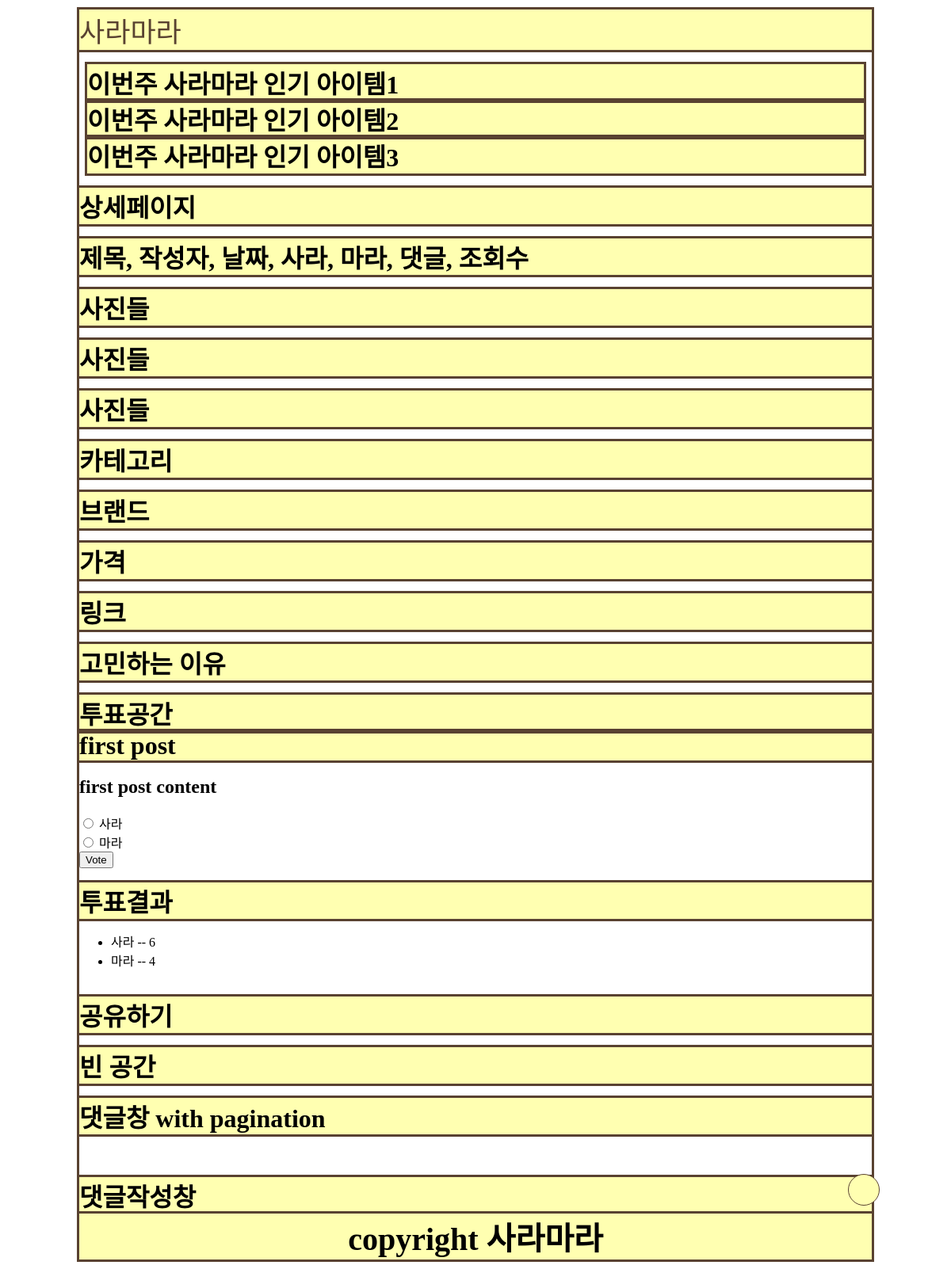
Page /posts/1/ on the earlier database version.
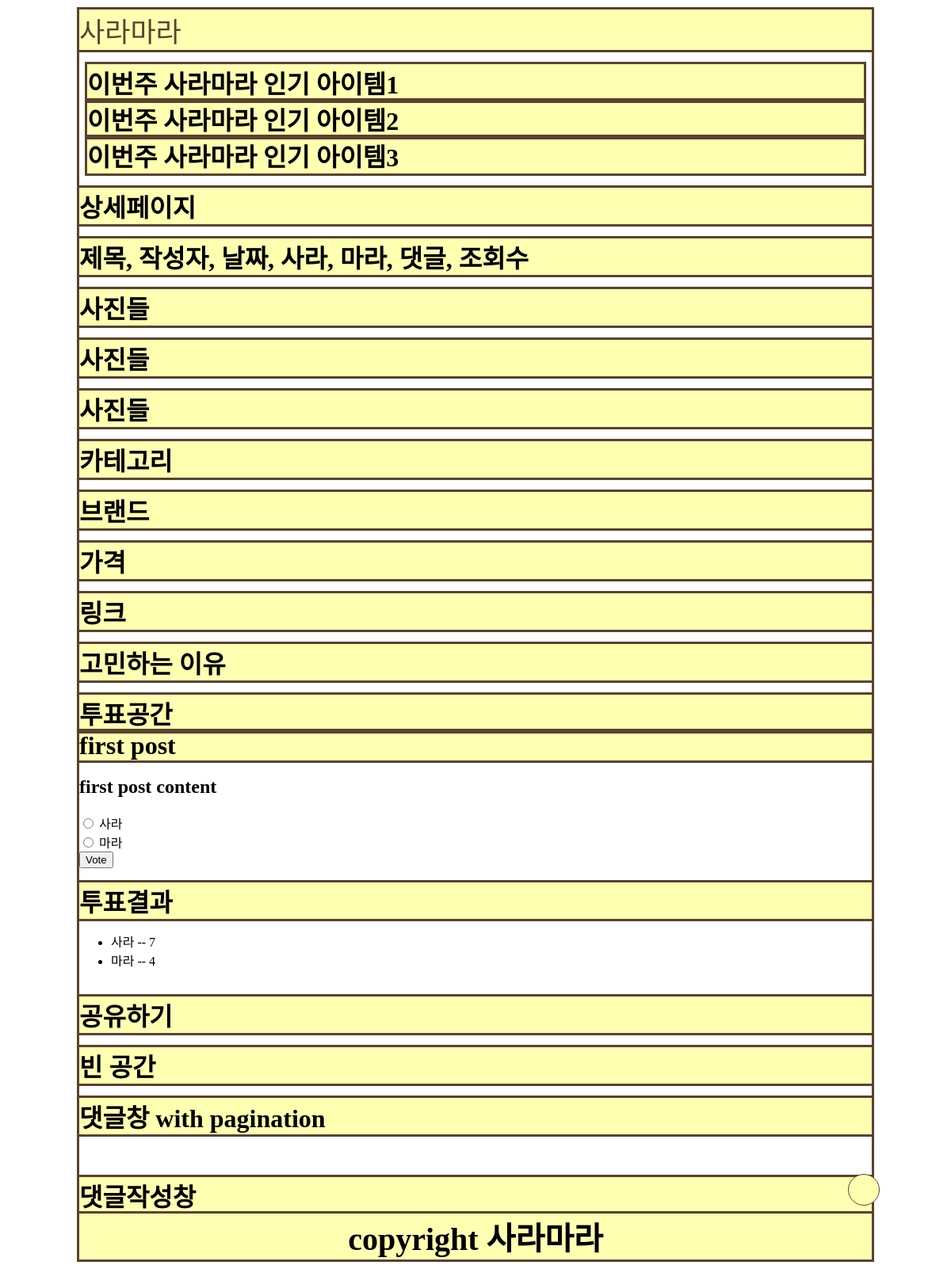
Same page on the later database version.
### posts/models.py (models this page shows, shortened)
class Choice(models.Model):
    post = models.ForeignKey(Post, on_delete=models.CASCADE)
    choice_text = models.CharField(max_length=200)
    votes = models.IntegerField(default=0)

### posts/views.py (the view)
# urls.py: path('<int:pk>/', views.DetailView.as_view(), name='detail'),
class DetailView(generic.DeleteView):
    model = Post
    template_name = 'posts/detail.html'

### posts/templates/posts/detail.html (shortened to what this page needs)
<!DOCTYPE html>
<html lang="en">
  <head>
    {% load static %}
    <link
      rel="stylesheet"
      type="text/css"
      href="{% static 'posts/style.css' %}"
    />
  </head>
  <body>
    <div class="mylayout">
      <header>
        <a href="{% url 'posts:index' %}">
          사라마라
        </a>
      </header>
      <div class="dropdown">
        <button onclick="myFunction()" class="dropbtn"></button>
      </div>
      <br />
      <div class="hot-items">
        <h1>이번주 사라마라 인기 아이템1</h1>
        <h1>이번주 사라마라 인기 아이템2</h1>
        <h1>이번주 사라마라 인기 아이템3</h1>
      </div>
      <br />
      <h1>상세페이지</h1>
      <br />
      <div>
        <h1>제목, 작성자, 날짜, 사라, 마라, 댓글, 조회수</h1>
      </div>
      <br />
      <div>
        <h1>사진들</h1>
        <br />
        <h1>사진들</h1>
        <br />
        <h1>사진들</h1>
        <br />
        <h1>카테고리</h1>
        <br />
        <h1>브랜드</h1>
        <br />
        <h1>가격</h1>
        <br />
        <h1>링크</h1>
        <br />
        <h1>고민하는 이유</h1>
        <br />
        <h1>투표공간</h1>
        <h1>{{ post.title }}</h1>
        <h2>{{ post.content }}</h2>
        <form action="{% url 'posts:vote' post.id %}" method="post">
          {% csrf_token %} {% for choice in post.choice_set.all %}
          <input
            type="radio"
            name="choice"
            id="choice{{ forloop.counter }}"
            value="{{ choice.id }}"
          />
          <label for="choice{{ forloop.counter }}"
            >{{ choice.choice_text }}</label
          ><br />
          {% endfor %}
          <input type="submit" value="Vote" />
        </form>
        <br />
        <h1>투표결과</h1>
        <ul>
          {% for choice in post.choice_set.all %}
          <li>
            {{ choice.choice_text }} -- {{ choice.votes }}
          </li>
          {% endfor %}
        </ul>
        <br />
        <h1>공유하기</h1>
      </div>
      <br />
      <div>
        <h1>빈 공간</h1>
      </div>
      <br />
      <div>
        <h1>댓글창 with pagination</h1>
        <br />
        <br />
        <br />
        <h1>댓글작성창</h1>
      </div>
      <footer>
        <h1>copyright 사라마라</h1>
      </footer>
    </div>
  </body>
</html>

Differences in the rows shown:
changed Choice "사라": votes "6" → "7"
